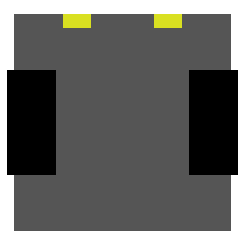
#> input picture car_movement/Images/Body/car.png, 35 x 35 px, given in place of the camera (shown 7 times larger)
$ python image_process.py   (older library calls are emulated)
#> lines starting #> are read from the running program, lines starting #| are printed output that depends on the picture; after the words box and inside, x2 and y2 are one past the last pixel; in counts of white or black regions, pixels touching at a corner belong together
import imutils
import serial
import random
import time
import cv2
import numpy as np
import math
cap = cv2.VideoCapture(1)
green=[ 100,158,94]
sky=[133,164,166]
blue = [225,185,120]
red = [66,50,250]
yellow = [44,127,157]
pink = [176,90,172]
th=10
w=400
h=200
source = 0
depart =0
arduino = serial.Serial('COM5',115200, timeout=.1)
def stop_car():
    txt = 's'
    arduino.write(txt.encode('utf-8'))

# [27 lines left out: function find_dis, not called in this run]

def tar_dist(x1,y1,x2,y2):
    return math.sqrt((x2 - x1) * (x2 - x1) + (y2 - y1) * (y2 - y1))
def deg_to_rad(degrees):
    return degrees / 180.0 * math.pi
def rad_to_deg(radians):
    return radians *180.0/ math.pi
# [37 lines left out: functions car_angle, angle_limit, anglefromline, not called in this run]
def find_mask(hsv,hsv_color):
    lower = np.array([hsv_color[0][0][0] - 10, 100, 100])
    upper = np.array([hsv_color[0][0][0] + 10, 255, 255])
    mask = cv2.inRange(hsv, lower, upper)
    return mask
def findhsv_color(color):
    h_color = np.uint8([[color]])
    hsv_color = cv2.cvtColor(h_color, cv2.COLOR_BGR2HSV)
    return hsv_color
def distance(x,y,i,j):
    return math.sqrt((x[i][0]-y[j][0])*(x[i][0]-y[j][0])+((x[i][1]-y[j][1])*(x[i][1]-y[j][1])))
while(1):

    # Take each frame
    _, frame = cap.read()
#> frame is the input picture: shape (35, 35, 3); mean B, G, R 102.2, 104.7, 104.6

    # Convert BGR to HSV
    kernel = np.ones((5, 5), np.uint8)
    hsv = cv2.cvtColor(frame, cv2.COLOR_BGR2HSV)
#> hsv: shape (35, 35, 3); mean H, S, V 0.4, 2.8, 104.7
    img_erosion = cv2.erode(hsv, kernel, iterations=1)
#> img_erosion: shape (35, 35, 3); mean H, S, V 0, 0, 58.6
    img_dilation = cv2.dilate(hsv, kernel, iterations=1)
#> img_dilation: shape (35, 35, 3); mean H, S, V 2.4, 17, 149.8
    # define range of blue color in HSV
    #print(hsv_color)
    print(frame[1,1])
#| [255 255 255]
    # Threshold the HSV image to get only blue colors
    mask1 = find_mask(hsv,findhsv_color(red))
#> in find_mask, `lower = np.array([hsv_color[0][0][0] - 10, 100, 100])`: lower = [168, 100, 100]
#> in find_mask, `upper = np.array([hsv_color[0][0][0] + 10, 255, 255])`: upper = [188, 255, 255]
#> in find_mask, `mask = cv2.inRange(hsv, lower, upper)`: mask: shape (35, 35); every value is 0
    mask2 = find_mask(hsv, findhsv_color(green))
    mask3 = find_mask(hsv, findhsv_color(blue))
    mask4 = find_mask(hsv, findhsv_color(pink))
    mask5 = find_mask(hsv, findhsv_color(yellow))
#> in find_mask (call 5), `lower = np.array([hsv_color[0][0][0] - 10, 100, 100])`: lower = [12, 100, 100]
#> in find_mask (call 5), `upper = np.array([hsv_color[0][0][0] + 10, 255, 255])`: upper = [32, 255, 255]
#> in find_mask (call 5), `mask = cv2.inRange(hsv, lower, upper)`:
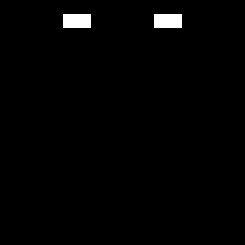
#> mask: shape (35, 35) (shown 7 times larger); 1.3% white in thin lines or dots, all inside (x1, y1, x2, y2) = (9, 2, 26, 4)
    im25, contours5, hierarchy5 = cv2.findContours(mask5, cv2.RETR_TREE, cv2.CHAIN_APPROX_SIMPLE)
#> contours5 = 2 contours, all with area under 20
    im24, contours4, hierarchy4 = cv2.findContours(mask4, cv2.RETR_TREE, cv2.CHAIN_APPROX_SIMPLE)
#> contours4 = []
    im23, contours3, hierarchy3 = cv2.findContours(mask3, cv2.RETR_TREE, cv2.CHAIN_APPROX_SIMPLE)
#> contours3 = []
    im22, contours2, hierarchy2 = cv2.findContours(mask2, cv2.RETR_TREE, cv2.CHAIN_APPROX_SIMPLE)
#> contours2 = []
    cv2.drawContours(frame, contours3, -1, (0, 0, 0), 3)
    cv2.drawContours(frame, contours2, -1, (0, 0, 0), 3)
    cv2.drawContours(frame, contours4, -1, (0, 0, 100), 3)
    cv2.drawContours(frame, contours5, -1, (0, 100, 0), 3)
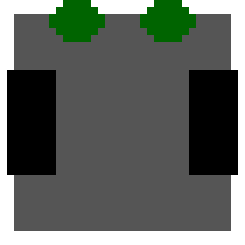
#> frame: shape (35, 35, 3) (shown 7 times larger); 5.88% of pixels changed, all inside (x1, y1, x2, y2) = (7, 0, 28, 6)
    #cnts = im22[0] if imutils.is_cv2() else im22[1]


    ceterg = []
    ceterb = []
    dim = []
    d = [[1000 for x in range(4)] for y in range(4)]
    bindex = [-1 for x in range(4)]
    beta = [360 for x in range(4)]
    target_center = []
    dest_center = []
    for cnt2 in contours4:
        rect2 = cv2.minAreaRect(cnt2)
        if rect2[1][0]>th and rect2[1][1]>th:
            target_center.append((rect2[0][0],rect2[0][1]))
#> this loop made 0 passes
#> after the loop, target_center = []
    for cnt2 in contours5:
        rect2 = cv2.minAreaRect(cnt2)
        if rect2[1][0]>th and rect2[1][1]>th:
            dest_center.append((rect2[0][0],rect2[0][1]))
#> this loop made 2 passes
#> (cnt2, rect2) on passes 1 to 2: ([[22, 2], [22, 3], [25, 3], [25, 2]], ((23.5, 2.5), (1, 3), -90)), ([[9, 2], [9, 3], [12, 3], [12, 2]], ((10.5, 2.5), (1, 3), -90))
#> after the loop, dest_center = []

    if len(target_center)>0 :
        if source==0:
            i = random.randint(0, len(target_center)-1)
            w=int(target_center[i][0])
            h=int(target_center[i][1])
            source=1
    if len(dest_center)>0:
        if source==2 and depart==0:
            i = random.randint(0, len(dest_center) - 1)
            w = int(dest_center[i][0])
            h = int(dest_center[i][1])
            depart=1

    for cnt2 in contours2:
        rect2 = cv2.minAreaRect(cnt2)
        box = cv2.boxPoints(rect2)
        box = np.int0(box)
        if rect2[1][0]>th and rect2[1][1]>th:
            cv2.drawContours(frame, [box], 0, (0, 0, 255), 2)
            ceterg.append((rect2[0][0],rect2[0][1]))
            dim.append((rect2[1][0],rect2[1][1]))
#> after the loop, ceterg = []; dim = []
    for c in ceterg:
        cv2.circle(frame, (int(c[0]), int(c[1])), 5, (0, 0, 255), -1)

    for cnt2 in contours3:
        rect2 = cv2.minAreaRect(cnt2)
        box = cv2.boxPoints(rect2)
        box = np.int0(box)

        if rect2[1][0] > th and rect2[1][1] > th:
            cv2.drawContours(frame, [box], 0, (0, 0, 255), 2)


            ceterb.append((rect2[0][0], rect2[0][1]))
#> after the loop, ceterb = []
    for c in ceterb:
        cv2.circle(frame, (int(c[0]), int(c[1])), 5, (0, 0, 255), -1)
    if len(ceterb)>0 and len(ceterg)>0 :
        for i in range(0,len(ceterg)):
            for j in range(0,len(ceterb)):
                if i<4 and j<4:
                    d[i][j] = distance(ceterg,ceterb,i,j)

        for i in range(0, len(d)):
            min=1000

            for j in range(0, 4):
                if(d[i][j]<min):
                    min=d[i][j]
                    bindex[i] = j
            if bindex[i]>=0 and bindex[i]<len(ceterb) and i>=0 and i<len(ceterg):
                cv2.line(frame, (int(ceterg[i][0]), int(ceterg[i][1])), (int(ceterb[bindex[i]][0]),int(ceterb[bindex[i]][1])), (0, 0,255), 3)
                cv2.circle(frame, (int((ceterg[i][0]+ceterb[bindex[i]][0])/2), int((ceterg[i][1]+ceterb[bindex[i]][1])/2)), 5, (0, 255, 255), -1)
                cv2.line(frame, (int((ceterg[i][0]+ceterb[bindex[i]][0])/2), int((ceterg[i][1]+ceterb[bindex[i]][1])/2)),(w,h), (0, 0, 255), 3)
                car_ang = car_angle(int(ceterg[i][0]), int(ceterg[i][1]),int(ceterb[bindex[i]][0]),int(ceterb[bindex[i]][1]))
                target_dist= tar_dist((int(ceterg[i][0]+ceterb[bindex[i]][0])/2), int((ceterg[i][1]+ceterb[bindex[i]][1])/2),w,h)
                beta[i] = angle_limit(anglefromline(int((ceterg[i][0]+ceterb[bindex[i]][0])/2), int((ceterg[i][1]+ceterb[bindex[i]][1])/2),w,h,car_ang))
                print(target_dist)
                if (target_dist<20):
                    print('s')
                    txt = 's'
                    if source==1:
                        source=2
                        depart=0
                    elif depart==1:
                        source=0
                        depart=2

                    arduino.write(txt.encode('utf-8'))
                elif(beta[i]>25):
                    print('d')
                    txt='d'
                    arduino.write(txt.encode('utf-8'))

                elif(beta[i]<-25):
                    txt='a'
                    arduino.write(txt.encode('utf-8'))
                    print('a')
                else:
                    txt = 'w'
                    arduino.write(txt.encode('utf-8'))
                    print('w')


                # [5 lines of commented-out code are left out]

    cv2.imshow('frame',frame)
    # [5 lines of commented-out code are left out]
    k = cv2.waitKey(5) & 0xFF
#> (key Esc is pressed here)
    if k == 27:
        i=0
        while(i<100):
            stop_car()
            i+=1
        break

cv2.destroyAllWindows()
